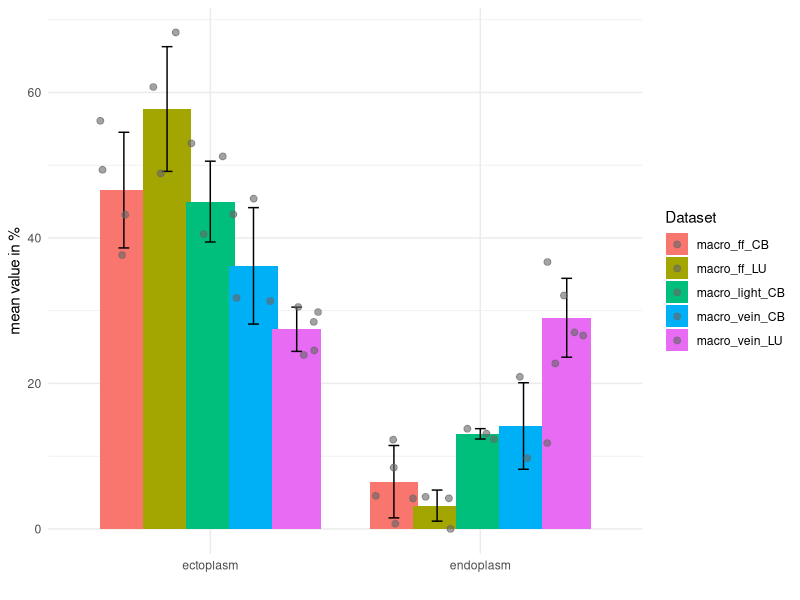
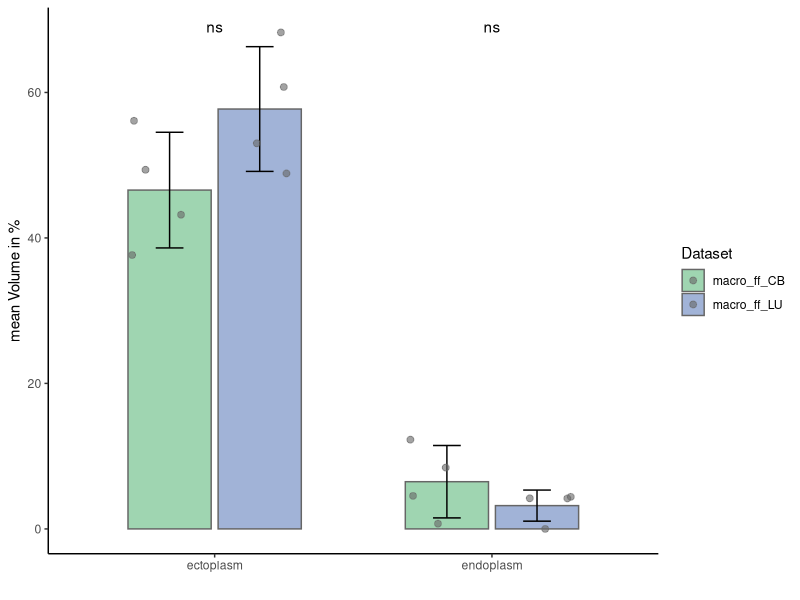
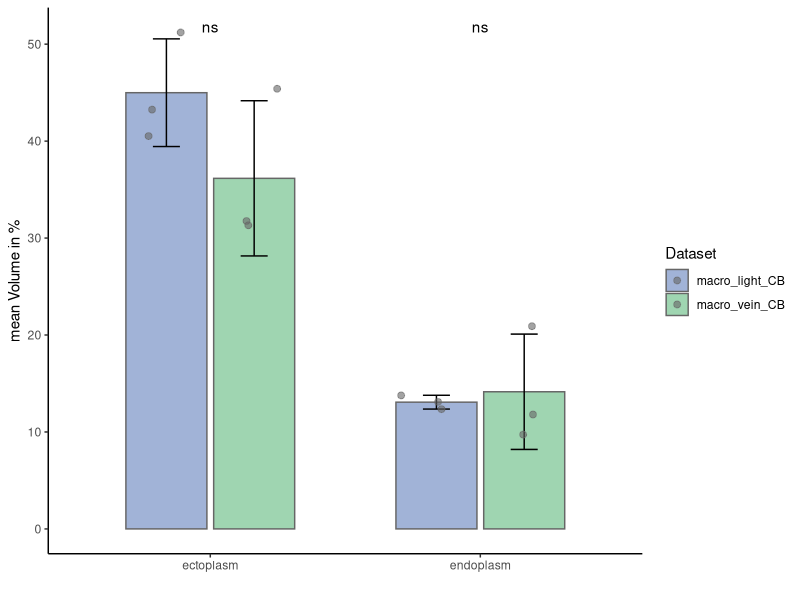
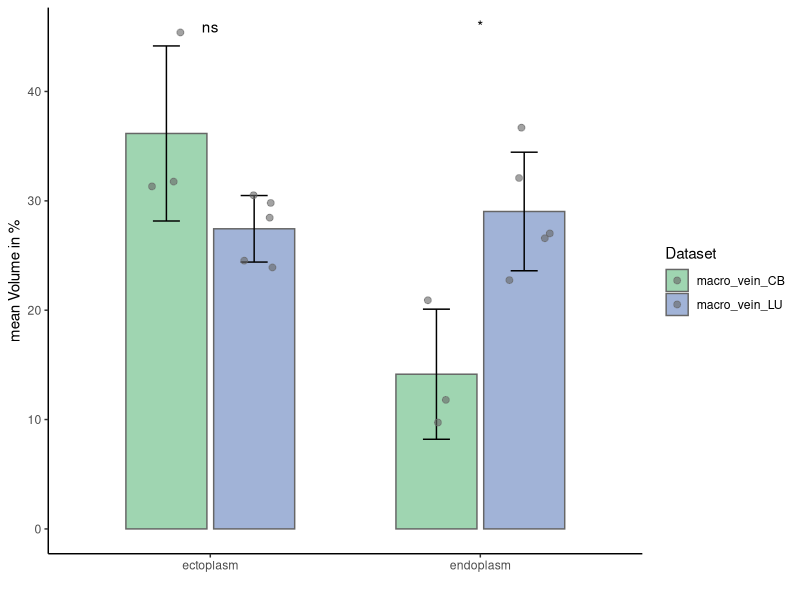
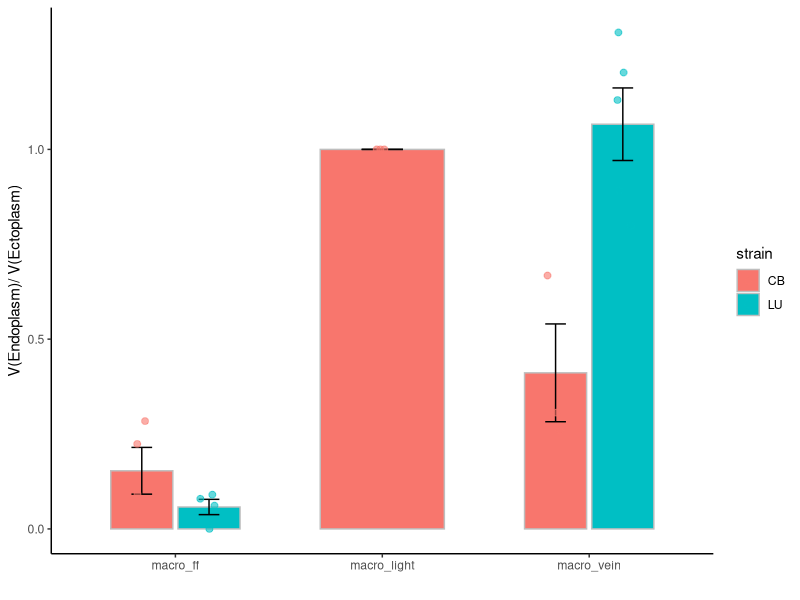
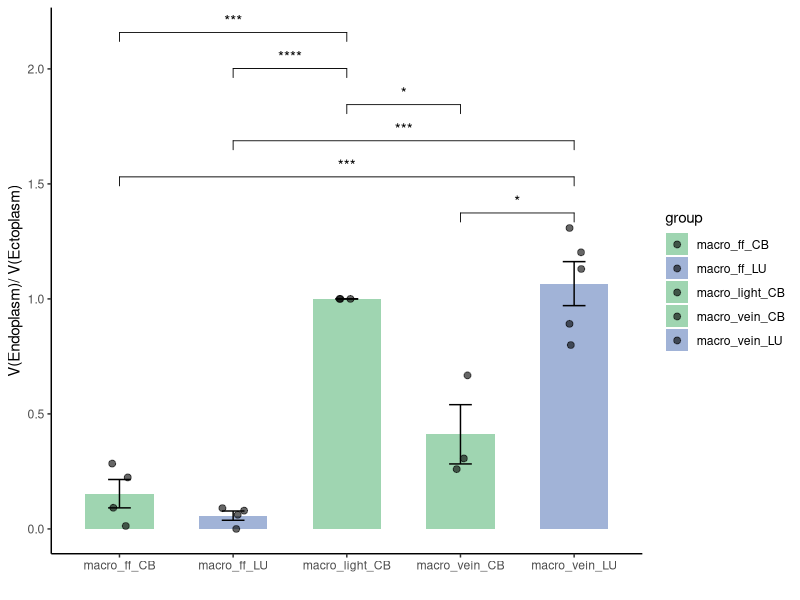

Write the R code that produced these figures, in order.
install.packages('ggplot2')
install.packages("ggsignif")
install.packages('ggpubr')
install.packages('emmeans')
library(ggsignif)
library(ggplot2)
library(dplyr)
library(ggpubr)
library(emmeans)
##########################################macros################################################

macro_light_CB.df <- data.frame(endoplasm = c(13.10,	12.35,	13.77),
                                ectoplasm = c(43.25,	40.52,	51.21),
                                pores = c(40.55, 35.87, 29.02),
                                slime = c(3.10, 11.25, 6.10))

macro_vein_CB.df <- data.frame(endoplasm = c(9.73, 20.91, 11.80),
                               ectoplasm = c(31.76, 31.32, 45.40),
                               pores = c(44.19, 31.22, 30.67),
                               slime = c(11.35, 14.87, 9.89),
                               dark_dots = c(0.68, 0.79, 0.34),
                               bright_dots = c(0.14, 0.10, 0.01))


macro_ff_CB.df <- data.frame(endoplasm = c(0.72, 4.54, 12.27, 8.43),
                             ectoplasm = c(56.10, 49.37, 43.19, 37.65),
                             pores = c(39.99, 40.15, 39.71, 43.07),
                             slime = c(2.75, 4.85, 3.04, 7.53),
                             dark_dots = c(0.43, 2.61, 0.34, 0.70),
                             bright_dots = c(0.01, 0.01, 0.00, 0.02))

macro_vein_LU.df <- data.frame(endoplasm = c(22.75, 27.02, 26.58, 36.69, 32.09),
                               ectoplasm = c(28.46, 23.91, 29.81, 30.51, 24.53),
                               pores = c(36.33, 26.16, 33.62, 28.05, 32.51),
                               slime = c(9.70, 19.33, 8.25, 3.88, 9.73),
                               dark_dots = c(0.26, 2.80, 0.93, 0.24, 0.41),
                               bright_dots = c(0.59, 0.78, 0.86, 0.40, 0.72))

macro_ff_LU.df <- data.frame(endoplasm = c(0, 4.41, 4.19, 4.21),
                             ectoplasm = c(60.75, 48.87, 68.25, 53.01),
                             pores = c(31.34, 37.44, 19.74, 31.87),
                             slime = c(6.89, 8.73, 7.01, 7.84),
                             dark_dots = c(0.34, 0.09, 2.42, 0.25),
                             bright_dots = c(0.24, 0.09, 0.16, 0.33))



macro_light_CB_long <- data.frame(
  Dataset = "macro_light_CB",
  Variable = rep(c("endoplasm", "ectoplasm"), each = 3),
  Value = c(macro_light_CB.df$endoplasm, macro_light_CB.df$ectoplasm)
)

macro_vein_CB_long <- data.frame(
  Dataset = "macro_vein_CB", 
  Variable = rep(c("endoplasm", "ectoplasm"), each = 3), 
Value = c(macro_vein_CB.df$endoplasm, macro_vein_CB.df$ectoplasm)
)

macro_ff_CB_long <- data.frame(
  Dataset = "macro_ff_CB",
  Variable = rep(c("endoplasm", "ectoplasm"), each = 4),
  Value = c(macro_ff_CB.df$endoplasm, macro_ff_CB.df$ectoplasm)
)

macro_vein_LU_long <- data.frame(
  Dataset = "macro_vein_LU",
  Variable = rep(c("endoplasm", "ectoplasm"), each = 5),
  Value = c(macro_vein_LU.df$endoplasm, macro_vein_LU.df$ectoplasm)
)

macro_ff_LU_long <- data.frame(
  Dataset = "macro_ff_LU",
  Variable = rep(c("endoplasm", "ectoplasm"), each = 4),
  Value = c(macro_ff_LU.df$endoplasm, macro_ff_LU.df$ectoplasm)
)

data_all <- rbind(macro_light_CB_long, macro_vein_CB_long, macro_ff_CB_long, 
                  macro_vein_LU_long, macro_ff_LU_long)

summary_data <- data_all %>%
  group_by(Dataset, Variable) %>%
  summarise(
    mean_value = mean(Value),
    sd_value = sd(Value),
    .groups = "drop"
  )


ggplot(summary_data, aes(x = Variable, y = mean_value, fill = Dataset)) +
  geom_bar(stat = "identity", position = position_dodge(width = 0.8)) +
  geom_errorbar(aes(ymin = mean_value - sd_value, ymax = mean_value + sd_value),
                width = 0.2, position = position_dodge(width = 0.8)) +
  geom_jitter(
    data = data_all,
    aes(x = Variable, y = Value, color = Dataset),
    position = position_jitterdodge(jitter.width = 0.2, dodge.width = 0.8),
    alpha = 0.6, size = 2, color = "grey40"
  ) +
  theme_minimal() +
  labs(x = '', y = 'mean value in %')


##feeding fronts
data_ff <- rbind(macro_ff_CB_long, macro_ff_LU_long)

summary_ff <- data_ff %>%
  group_by(Dataset, Variable) %>%
  summarise(
    mean_value = mean(Value),
    sd_value = sd(Value), 
    .groups = "drop"
  )

#colour = c("#9FD5B1", "#A1B3D7")
ggplot(summary_ff, aes(x = Variable, y = mean_value, fill = Dataset)) +
  geom_bar(stat = "identity", position = position_dodge(width = 0.65), 
           width = 0.6, color = "grey40") +
  geom_errorbar(aes(ymin = mean_value - sd_value, ymax = mean_value + sd_value),
                width = 0.2, position = position_dodge(width = 0.65)) +
  scale_fill_manual(values = c(macro_ff_CB = "#9FD5B1",
                               macro_ff_LU = "#A1B3D7"))+
  geom_jitter(
    data = data_ff,
    aes(x = Variable, y = Value, color = Dataset),
    position = position_jitterdodge(jitter.width = 0.2, dodge.width = 0.8),
    alpha = 0.6, size = 2, color = "grey40"
  ) +
  stat_compare_means(data = data_ff,
                     aes(x = Variable, y = Value),
                     method = "t.test",
                     label = "p.signif")+
  theme_classic() +
  labs(x = '', y = 'mean Volume in %')


##CB after light induction
data_light <- rbind(macro_vein_CB_long, macro_light_CB_long)

summary_light <- data_light %>%
  group_by(Dataset, Variable) %>%
  summarise(
    mean_value = mean(Value),
    sd_value = sd(Value), 
    .groups = "drop"
  )

#colour = c("#9FD5B1", "#A1B3D7")
ggplot(summary_light, aes(x = Variable, y = mean_value, fill = Dataset)) +
  geom_bar(stat = "identity", position = position_dodge(width = 0.65), 
           width = 0.6, color = "grey40") +
  geom_errorbar(aes(ymin = mean_value - sd_value, ymax = mean_value + sd_value),
                width = 0.2, position = position_dodge(width = 0.65)) +
  scale_fill_manual(values = c(macro_vein_CB = "#9FD5B1",
                               macro_light_CB = "#A1B3D7"))+
  geom_jitter(
    data = data_light,
    aes(x = Variable, y = Value, color = Dataset),
    position = position_jitterdodge(jitter.width = 0.2, dodge.width = 0.8),
    alpha = 0.6, size = 2, color = "grey40"
  ) +
  stat_compare_means(data = data_light,
                     aes(x = Variable, y = Value),
                     method = "t.test",
                     label = "p.signif")+
  theme_classic() +
  labs(x = '', y = 'mean Volume in %')

##vein
data_vein <- rbind(macro_vein_CB_long, macro_vein_LU_long)

summary_vein <- data_vein %>%
  group_by(Dataset, Variable) %>%
  summarise(
    mean_value = mean(Value),
    sd_value = sd(Value), 
    .groups = "drop"
  )

#colour = c("#9FD5B1", "#A1B3D7")
ggplot(summary_vein, aes(x = Variable, y = mean_value, fill = Dataset)) +
  geom_bar(stat = "identity", position = position_dodge(width = 0.65), 
           width = 0.6, color = "grey40") +
  geom_errorbar(aes(ymin = mean_value - sd_value, ymax = mean_value + sd_value),
                width = 0.2, position = position_dodge(width = 0.65)) +
  scale_fill_manual(values = c(macro_vein_CB = "#9FD5B1",
                               macro_vein_LU = "#A1B3D7"))+
  geom_jitter(
    data = data_vein,
    aes(x = Variable, y = Value, color = Dataset),
    position = position_jitterdodge(jitter.width = 0.2, dodge.width = 0.8),
    alpha = 0.6, size = 2, color = "grey40"
  ) +
  stat_compare_means(data = data_vein, 
                     aes(x = Variable, y = Value),
                     method = "t.test",
                     label = "p.signif",
                     )+
  theme_classic() +
  labs(x = '', y = 'mean Volume in %')




################### repeat analysis with two-way ANOVA test ####################
#combine all endoplasm sets 
endo_all <- rbind(macro_vein_CB_long[c(1:3),], macro_light_CB_long[c(1:3),],
                  macro_ff_CB_long[c(1:4),], macro_vein_LU_long[c(1:5),], 
                  macro_ff_LU_long[c(1:4),])

ecto_all <- rbind(macro_vein_CB_long[c(4:6),], macro_light_CB_long[c(1:3),],
                  macro_ff_CB_long[c(5:8),], macro_vein_LU_long[c(6:10),], 
                  macro_ff_LU_long[c(5:8),])

endo_ecto_ratio2 <- data.frame(group = endo_all[, 1],
                               ratio = endo_all[,3]/ecto_all[,3])

endo_ecto_final <- data.frame(strain = substr(as.character(endo_ecto_ratio2[,1]),
                                              as.character(nchar(endo_ecto_ratio2[,1])-1), 
                                              as.character(nchar(endo_ecto_ratio2[,1]))),
                              feature = substr(as.character(endo_ecto_ratio2[,1]),
                                               1, 
                                               as.character(nchar(endo_ecto_ratio2[,1])-3)),
                              endo_ecto_ratio = endo_all[,3]/ecto_all[,3])

endo_ecto_final$strain <- as.factor(endo_ecto_final$strain)
endo_ecto_final$feature <- as.factor(endo_ecto_final$feature)


#do anova, two-sided test
model_ratio <- aov(endo_ecto_ratio ~ strain * feature, data = endo_ecto_final)
summary(model_ratio)

# turky test
tukey_ratio <- emmeans(model_ratio, pairwise ~ strain*feature, adjust ="tukey")
tukey_ratio



#plotting
ggplot(endo_ecto_final, aes(x = feature, y = endo_ecto_ratio, fill = strain)) +
  stat_summary(fun = mean,
               geom = "bar",
               position = position_dodge(width = 0.65),
               width = 0.6,
               color = "grey")+
  stat_summary(fun.data = mean_se,
               geom = "errorbar",
               position = position_dodge(width = 0.65),
               width = 0.2)+
  geom_jitter(
    aes(color = strain),
    position = position_jitterdodge(jitter.width = 0.2, dodge.width = 0.65),
    alpha = 0.6, size = 2
  )+
  stat_compare_means(method = "anova", label = "p.signif")+
  theme_classic() +
  labs(x = '', y = 'V(Endoplasm)/ V(Ectoplasm)')




##anova one-way test
model_1way <- aov(ratio ~ group, data = endo_ecto_ratio2 )
summary(model_1way)

TukeyHSD(model_1way)
comparisons <- list(c("macro_vein_CB", "macro_vein_LU"),
                   # c("macro_vein_CB", "macro_ff_CB"),    insignificant
                   # c("macro_vein_CB", "macro_ff_LU"),    insignificant
                   # c("macro_ff_CB", "macro_ff_LU"),      insignificant
                    c("macro_ff_CB", "macro_vein_LU"),
                    c("macro_ff_LU", "macro_vein_LU"),
                   # c("macro_light_CB", "macro_vein_LU"), insignificant
                    c("macro_light_CB", "macro_vein_CB"),
                    c("macro_light_CB", "macro_ff_LU"),
                    c("macro_light_CB", "macro_ff_CB"))



ggplot(endo_ecto_ratio2, aes(x = group, y = ratio, fill = group)) +
  stat_summary(fun = mean,
               geom = "bar",
               position = position_dodge(width = 0.65),
               width = 0.6)+
  stat_summary(fun.data = mean_se,
               geom = "errorbar",
               position = position_dodge(width = 0.65),
               width = 0.2)+
  geom_jitter(
    position = position_jitterdodge(jitter.width = 0.2, dodge.width = 0.65),
    alpha = 0.6, size = 2
  )+
  scale_fill_manual(values = c(
    "macro_ff_CB" = "#9FD5B1", 
    "macro_ff_LU" = "#A1B3D7",
    "macro_light_CB" = "#9FD5B1", 
    "macro_vein_CB"= "#9FD5B1", 
    "macro_vein_LU"= "#A1B3D7"))+
  stat_compare_means(comparisons = comparisons, 
                     method = "t.test",
                     p.adjust.method = "tukey",
                     label = "p.signif")+
  theme_classic() +
  labs(x = '', y = 'V(Endoplasm)/ V(Ectoplasm)')
